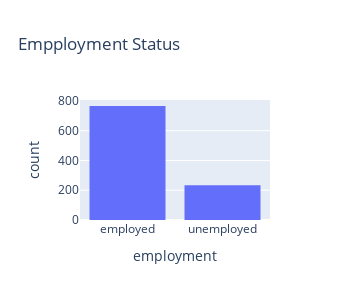

Write notebook code for a chart like this one.
### Markdown cell above
High income customers on the list are very low
Customers earning between 1000-3000 are most
Extremely low incme earners o the list are very low

### Code cell
pup = px.histogram(ds, x= 'employment',
                         title='Empployment Status', height=300, width = 350)
pup

### Figure 1 — Plotly figure (JSON) as saved in the notebook; plotly's stock layout.template omitted (floating-point values rounded to 4 significant figures; data arrays with more than 128 entries replaced by an {"elided": "..."} marker saying what was removed)
{"data": [{"alignmentgroup": "True", "bingroup": "x", "hovertemplate": "employment=%{x}<br>count=%{y}<extra></extra>", "legendgroup": "", "marker": {"color": "#636efa", "pattern": {"shape": ""}}, "name": "", "offsetgroup": "", "orientation": "v", "showlegend": false, "type": "histogram", "x": {"elided": "1000 str values"}, "xaxis": "x", "yaxis": "y"}], "layout": {"barmode": "relative", "height": 300, "legend": {"tracegroupgap": 0}, "title": {"text": "Empployment Status"}, "width": 350, "xaxis": {"anchor": "y", "domain": [0, 1], "title": {"text": "employment"}}, "yaxis": {"anchor": "x", "domain": [0, 1], "title": {"text": "count"}}}}
